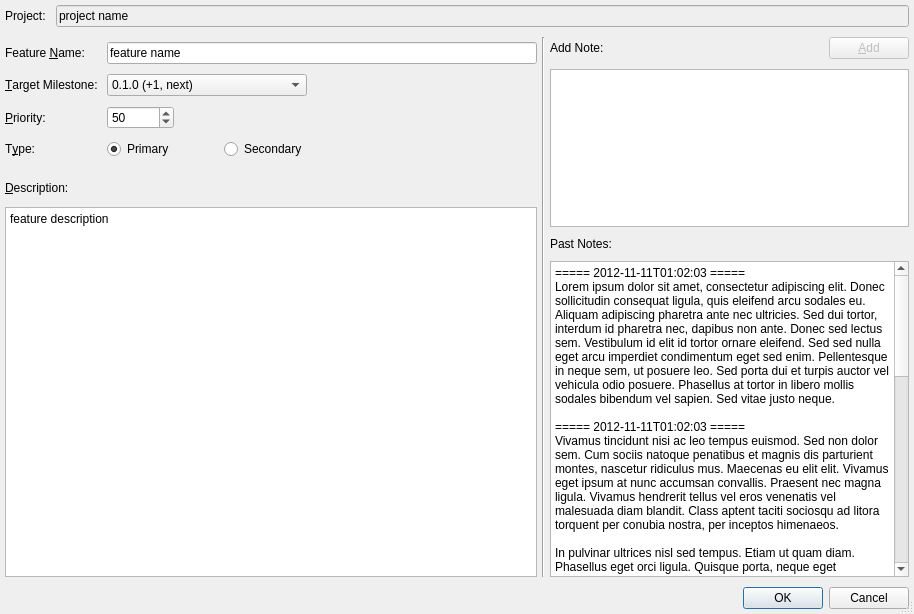
<?xml version="1.0" encoding="UTF-8"?>
<ui version="4.0">
 <class>milestone_edit_feature</class>
 <widget class="QDialog" name="milestone_edit_feature">
  <property name="geometry">
   <rect>
    <x>0</x>
    <y>0</y>
    <width>914</width>
    <height>614</height>
   </rect>
  </property>
  <property name="windowTitle">
   <string>Edit Feature</string>
  </property>
  <property name="sizeGripEnabled">
   <bool>true</bool>
  </property>
  <property name="modal">
   <bool>true</bool>
  </property>
  <layout class="QGridLayout" name="gridLayout_4">
   <property name="horizontalSpacing">
    <number>5</number>
   </property>
   <property name="verticalSpacing">
    <number>10</number>
   </property>
   <property name="margin">
    <number>5</number>
   </property>
   <item row="2" column="0">
    <widget class="QWidget" name="widget_2" native="true">
     <property name="sizePolicy">
      <sizepolicy hsizetype="Preferred" vsizetype="Preferred">
       <horstretch>0</horstretch>
       <verstretch>0</verstretch>
      </sizepolicy>
     </property>
     <layout class="QGridLayout" name="gridLayout_3">
      <property name="leftMargin">
       <number>0</number>
      </property>
      <property name="topMargin">
       <number>5</number>
      </property>
      <property name="rightMargin">
       <number>0</number>
      </property>
      <property name="bottomMargin">
       <number>0</number>
      </property>
      <property name="spacing">
       <number>10</number>
      </property>
      <item row="0" column="0">
       <widget class="QLabel" name="label_6">
        <property name="minimumSize">
         <size>
          <width>0</width>
          <height>18</height>
         </size>
        </property>
        <property name="text">
         <string>&amp;Description:</string>
        </property>
        <property name="buddy">
         <cstring>ef_text_description</cstring>
        </property>
       </widget>
      </item>
      <item row="1" column="0">
       <widget class="QPlainTextEdit" name="ef_text_description">
        <property name="plainText">
         <string>feature description</string>
        </property>
       </widget>
      </item>
     </layout>
    </widget>
   </item>
   <item row="1" column="2" rowspan="2">
    <widget class="QWidget" name="widget_3" native="true">
     <property name="sizePolicy">
      <sizepolicy hsizetype="Preferred" vsizetype="Preferred">
       <horstretch>0</horstretch>
       <verstretch>0</verstretch>
      </sizepolicy>
     </property>
     <property name="minimumSize">
      <size>
       <width>50</width>
       <height>0</height>
      </size>
     </property>
     <layout class="QGridLayout" name="gridLayout_5">
      <property name="margin">
       <number>0</number>
      </property>
      <property name="spacing">
       <number>10</number>
      </property>
      <item row="1" column="1">
       <widget class="QLabel" name="label_7">
        <property name="text">
         <string>Add Note:</string>
        </property>
        <property name="buddy">
         <cstring>ef_text_note_add</cstring>
        </property>
       </widget>
      </item>
      <item row="4" column="1" colspan="3">
       <widget class="QPlainTextEdit" name="ef_text_note_history">
        <property name="sizePolicy">
         <sizepolicy hsizetype="Expanding" vsizetype="Expanding">
          <horstretch>0</horstretch>
          <verstretch>6</verstretch>
         </sizepolicy>
        </property>
        <property name="readOnly">
         <bool>true</bool>
        </property>
        <property name="plainText">
         <string>===== 2012-11-11T01:02:03 =====
Lorem ipsum dolor sit amet, consectetur adipiscing elit. Donec sollicitudin consequat ligula, quis eleifend arcu sodales eu. Aliquam adipiscing pharetra ante nec ultricies. Sed dui tortor, interdum id pharetra nec, dapibus non ante. Donec sed lectus sem. Vestibulum id elit id tortor ornare eleifend. Sed sed nulla eget arcu imperdiet condimentum eget sed enim. Pellentesque in neque sem, ut posuere leo. Sed porta dui et turpis auctor vel vehicula odio posuere. Phasellus at tortor in libero mollis sodales bibendum vel sapien. Sed vitae justo neque.

===== 2012-11-11T01:02:03 =====
Vivamus tincidunt nisi ac leo tempus euismod. Sed non dolor sem. Cum sociis natoque penatibus et magnis dis parturient montes, nascetur ridiculus mus. Maecenas eu elit elit. Vivamus eget ipsum at nunc accumsan convallis. Praesent nec magna ligula. Vivamus hendrerit tellus vel eros venenatis vel malesuada diam blandit. Class aptent taciti sociosqu ad litora torquent per conubia nostra, per inceptos himenaeos.

In pulvinar ultrices nisl sed tempus. Etiam ut quam diam. Phasellus eget orci ligula. Quisque porta, neque eget ullamcorper auctor, nibh arcu viverra risus, at cursus tortor nisl sit amet odio. Mauris ut sagittis tellus. Duis venenatis urna id felis aliquet blandit. Nulla lectus neque, dignissim hendrerit laoreet quis, pellentesque et augue. Vestibulum sit amet tellus id magna dignissim posuere. Phasellus non accumsan ligula. Nulla facilisi. In ante lectus, fringilla in vestibulum a, viverra eget purus. Nunc odio eros, convallis eget pellentesque sit amet, vulputate ac sapien. Class aptent taciti sociosqu ad litora torquent per conubia nostra, per inceptos himenaeos. Maecenas arcu eros, commodo quis blandit at, fringilla at ipsum. Donec blandit hendrerit tincidunt.

===== 2012-11-11T01:02:03 =====
Pellentesque varius sodales justo non placerat. Fusce et magna neque, et viverra dui. Nam tristique, diam a varius porttitor, lectus mauris iaculis lectus, sit amet rhoncus odio ante vitae felis. Vivamus vitae tellus eros, nec lobortis purus. Fusce dignissim nisi non lectus rutrum mattis. Nulla pellentesque luctus dictum. Suspendisse vehicula luctus pellentesque. Donec vel libero ante. Curabitur eget eros sed tortor molestie fermentum. Cras quis lacus mauris.

===== 2012-11-11T01:02:03 =====
Aliquam nec ante elit. Pellentesque augue purus, congue sed tempus id, porttitor at odio. Maecenas sit amet aliquam ipsum. Phasellus quis sollicitudin lectus. Ut vulputate, est in eleifend pulvinar, justo turpis laoreet quam, posuere adipiscing metus tortor a mauris. Ut ac rutrum ipsum. Curabitur orci leo, molestie a rhoncus eget, tristique vulputate mauris. Praesent dictum nisl eu tortor faucibus et convallis justo dictum. Fusce condimentum adipiscing eros, in ultrices nisi hendrerit nec. Cras accumsan venenatis dolor, in porttitor augue volutpat vitae. Pellentesque habitant morbi tristique senectus et netus et malesuada fames ac turpis egestas. Praesent justo justo, ornare sit amet cursus vel, dignissim et dui. Pellentesque at tortor a ipsum auctor luctus sed a lorem. Vivamus vehicula placerat varius. Fusce tincidunt tristique ante, vitae euismod nibh cursus adipiscing.</string>
        </property>
       </widget>
      </item>
      <item row="2" column="1" colspan="3">
       <widget class="QPlainTextEdit" name="ef_text_note_add">
        <property name="sizePolicy">
         <sizepolicy hsizetype="Expanding" vsizetype="Expanding">
          <horstretch>0</horstretch>
          <verstretch>3</verstretch>
         </sizepolicy>
        </property>
       </widget>
      </item>
      <item row="1" column="3">
       <widget class="QPushButton" name="ef_push_note_add">
        <property name="enabled">
         <bool>false</bool>
        </property>
        <property name="text">
         <string>&amp;Add</string>
        </property>
       </widget>
      </item>
      <item row="3" column="1" colspan="3">
       <widget class="QLabel" name="label_8">
        <property name="text">
         <string>Past Notes:</string>
        </property>
        <property name="buddy">
         <cstring>ef_text_note_history</cstring>
        </property>
       </widget>
      </item>
      <item row="1" column="2">
       <spacer name="horizontalSpacer_2">
        <property name="orientation">
         <enum>Qt::Horizontal</enum>
        </property>
        <property name="sizeHint" stdset="0">
         <size>
          <width>40</width>
          <height>20</height>
         </size>
        </property>
       </spacer>
      </item>
     </layout>
    </widget>
   </item>
   <item row="3" column="0" colspan="3">
    <widget class="QDialogButtonBox" name="buttonBox">
     <property name="orientation">
      <enum>Qt::Horizontal</enum>
     </property>
     <property name="standardButtons">
      <set>QDialogButtonBox::Cancel|QDialogButtonBox::Ok</set>
     </property>
    </widget>
   </item>
   <item row="0" column="0" colspan="3">
    <widget class="QWidget" name="widget" native="true">
     <layout class="QGridLayout" name="gridLayout">
      <property name="margin">
       <number>0</number>
      </property>
      <property name="spacing">
       <number>10</number>
      </property>
      <item row="0" column="1">
       <widget class="QLineEdit" name="ef_line_project">
        <property name="styleSheet">
         <string notr="true">background-color:palette(Window);</string>
        </property>
        <property name="text">
         <string>project name</string>
        </property>
        <property name="readOnly">
         <bool>true</bool>
        </property>
       </widget>
      </item>
      <item row="0" column="0">
       <widget class="QLabel" name="label">
        <property name="text">
         <string>Project:</string>
        </property>
       </widget>
      </item>
     </layout>
    </widget>
   </item>
   <item row="1" column="0">
    <widget class="QWidget" name="widget_4" native="true">
     <property name="sizePolicy">
      <sizepolicy hsizetype="Preferred" vsizetype="Preferred">
       <horstretch>0</horstretch>
       <verstretch>0</verstretch>
      </sizepolicy>
     </property>
     <layout class="QGridLayout" name="gridLayout_2">
      <property name="leftMargin">
       <number>0</number>
      </property>
      <property name="topMargin">
       <number>5</number>
      </property>
      <property name="rightMargin">
       <number>0</number>
      </property>
      <property name="bottomMargin">
       <number>5</number>
      </property>
      <property name="spacing">
       <number>10</number>
      </property>
      <item row="1" column="0">
       <widget class="QLabel" name="label_3">
        <property name="text">
         <string>&amp;Target Milestone:</string>
        </property>
        <property name="buddy">
         <cstring>ef_combo_target</cstring>
        </property>
       </widget>
      </item>
      <item row="3" column="4">
       <widget class="QRadioButton" name="ef_radio_secondary">
        <property name="text">
         <string>Secondary</string>
        </property>
       </widget>
      </item>
      <item row="0" column="2" colspan="4">
       <widget class="QLineEdit" name="ef_line_name">
        <property name="minimumSize">
         <size>
          <width>400</width>
          <height>0</height>
         </size>
        </property>
        <property name="text">
         <string>feature name</string>
        </property>
       </widget>
      </item>
      <item row="2" column="3" colspan="3">
       <spacer name="horizontalSpacer">
        <property name="orientation">
         <enum>Qt::Horizontal</enum>
        </property>
        <property name="sizeHint" stdset="0">
         <size>
          <width>40</width>
          <height>20</height>
         </size>
        </property>
       </spacer>
      </item>
      <item row="2" column="0">
       <widget class="QLabel" name="label_4">
        <property name="text">
         <string>&amp;Priority:</string>
        </property>
        <property name="buddy">
         <cstring>ef_spin_priority</cstring>
        </property>
       </widget>
      </item>
      <item row="3" column="0">
       <widget class="QLabel" name="label_5">
        <property name="text">
         <string>T&amp;ype:</string>
        </property>
        <property name="buddy">
         <cstring>ef_radio_secondary</cstring>
        </property>
       </widget>
      </item>
      <item row="2" column="2">
       <widget class="QSpinBox" name="ef_spin_priority">
        <property name="value">
         <number>50</number>
        </property>
       </widget>
      </item>
      <item row="3" column="2">
       <widget class="QRadioButton" name="ef_radio_primary">
        <property name="text">
         <string>Primary</string>
        </property>
        <property name="checked">
         <bool>true</bool>
        </property>
       </widget>
      </item>
      <item row="0" column="0">
       <widget class="QLabel" name="label_2">
        <property name="text">
         <string>Feature &amp;Name:</string>
        </property>
        <property name="buddy">
         <cstring>ef_line_name</cstring>
        </property>
       </widget>
      </item>
      <item row="1" column="2" colspan="3">
       <widget class="QComboBox" name="ef_combo_target">
        <property name="minimumSize">
         <size>
          <width>200</width>
          <height>0</height>
         </size>
        </property>
        <item>
         <property name="text">
          <string>0.1.0 (+1, next)</string>
         </property>
        </item>
       </widget>
      </item>
      <item row="1" column="5">
       <spacer name="horizontalSpacer_3">
        <property name="orientation">
         <enum>Qt::Horizontal</enum>
        </property>
        <property name="sizeHint" stdset="0">
         <size>
          <width>40</width>
          <height>20</height>
         </size>
        </property>
       </spacer>
      </item>
     </layout>
    </widget>
   </item>
   <item row="1" column="1" rowspan="2">
    <widget class="Line" name="line">
     <property name="minimumSize">
      <size>
       <width>0</width>
       <height>0</height>
      </size>
     </property>
     <property name="orientation">
      <enum>Qt::Vertical</enum>
     </property>
    </widget>
   </item>
  </layout>
 </widget>
 <tabstops>
  <tabstop>ef_text_note_add</tabstop>
  <tabstop>ef_push_note_add</tabstop>
  <tabstop>ef_line_name</tabstop>
  <tabstop>ef_combo_target</tabstop>
  <tabstop>ef_spin_priority</tabstop>
  <tabstop>ef_radio_primary</tabstop>
  <tabstop>ef_text_description</tabstop>
  <tabstop>ef_radio_secondary</tabstop>
  <tabstop>ef_line_project</tabstop>
  <tabstop>ef_text_note_history</tabstop>
  <tabstop>buttonBox</tabstop>
 </tabstops>
 <resources/>
 <connections>
  <connection>
   <sender>buttonBox</sender>
   <signal>accepted()</signal>
   <receiver>milestone_edit_feature</receiver>
   <slot>accept()</slot>
   <hints>
    <hint type="sourcelabel">
     <x>243</x>
     <y>582</y>
    </hint>
    <hint type="destinationlabel">
     <x>157</x>
     <y>274</y>
    </hint>
   </hints>
  </connection>
  <connection>
   <sender>buttonBox</sender>
   <signal>rejected()</signal>
   <receiver>milestone_edit_feature</receiver>
   <slot>reject()</slot>
   <hints>
    <hint type="sourcelabel">
     <x>311</x>
     <y>582</y>
    </hint>
    <hint type="destinationlabel">
     <x>286</x>
     <y>274</y>
    </hint>
   </hints>
  </connection>
 </connections>
</ui>
